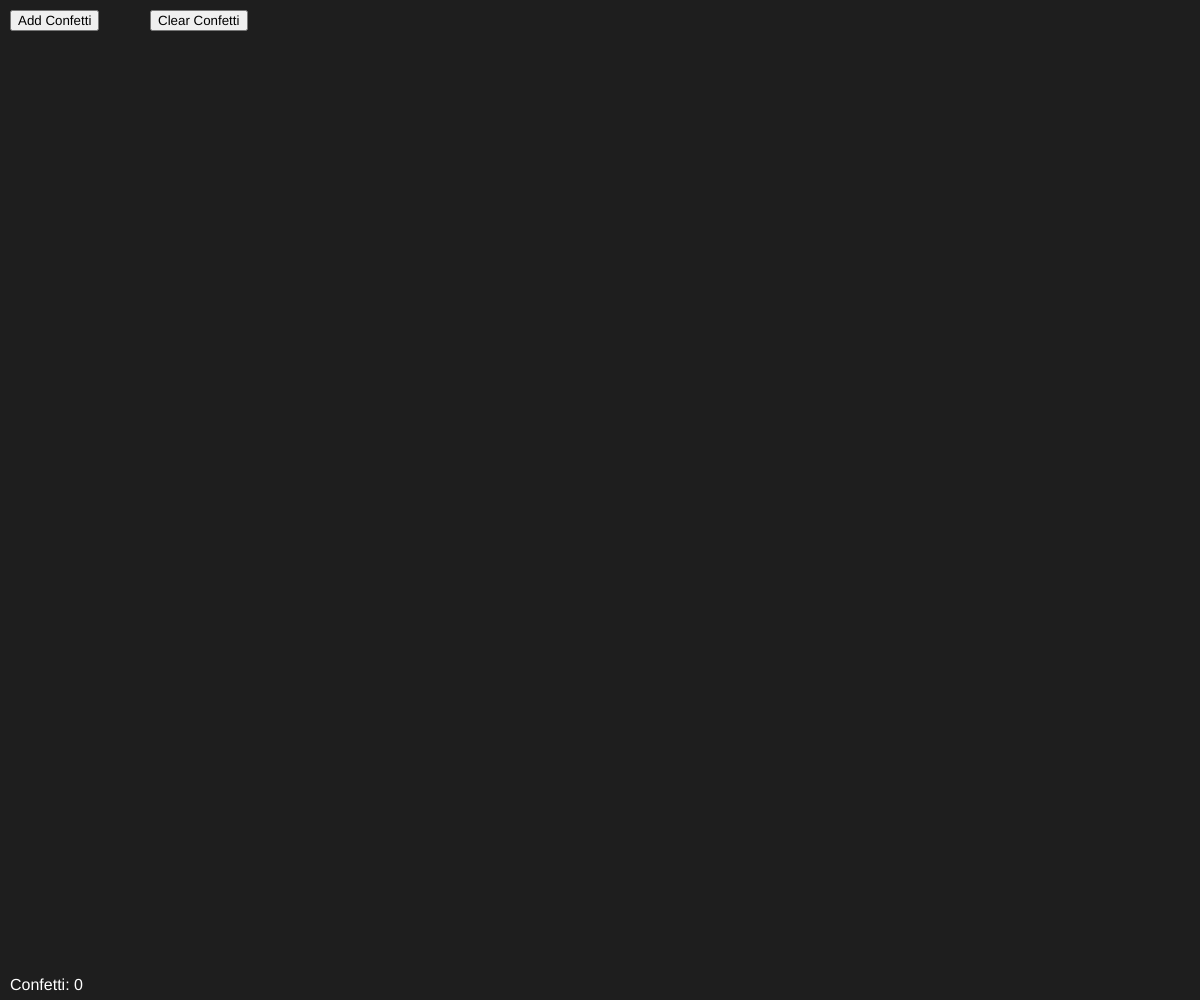
Frame 1 (no input)
Frame 60 (no input): identical to frame 1, image omitted
Frame 120 (the mouse pressed at the canvas centre since frame 60): identical to frame 1, image omitted

The p5.js sketch that drew this single still picture (run headless with seeded random() and noise() and a simulated clock; from frame 60 on, the mouse is pressed at the canvas centre):

// p5.js sketch
// ── sketch.js
let confetti = []; 

function setup() {
    createCanvas(windowWidth, windowHeight); 

    let addButton = createButton('Add Confetti');
    addButton.class('control-button');
    addButton.position(10, 10);
    addButton.mousePressed(() => {
        for (let i = 0; i < 50; i++) {
            confetti.push(new Confetti(random(width), random(-50, 0))); // https://p5js.org/reference/p5/random/
        }
    });

    let clearButton = createButton('Clear Confetti');
    clearButton.class('control-button');
    clearButton.position(150, 10);
    clearButton.mousePressed(() => {
        confetti = []; 
    });
}

function draw() {
    background(30);

    for (let i = confetti.length - 1; i >= 0; i--) {
        confetti[i].update();
        confetti[i].show();
        if (confetti[i].isOffScreen()) {
            confetti.splice(i, 1); 
        }
    }

    fill(255);
    textSize(16);
    text(`Confetti: ${confetti.length}`, 10, height - 10); // w3schools reference to interpolation to display the number of confetti pieces using template literals https://www.w3schools.com/js/js_string_templates.asp
}

function windowResized() {
    resizeCanvas(windowWidth, windowHeight); 
}

class Confetti { // class to create confetti objects https://p5js.org/reference/p5.Element/class/
    constructor(x, y) {
        this.x = x;
        this.y = y;
        this.vx = random(-1, 1); // random horizontal velocity https://p5js.org/reference/p5/random/
        this.vy = random(1, 3); // random vertical velocity https://p5js.org/reference/p5/random/
        this.size = random(5, 10); // random size for the confetti https://p5js.org/reference/p5/random/
        this.color = color(random(255), random(255), random(255)); // random color for the confetti https://p5js.org/reference/p5/random/
    }

    update() {
        this.x += this.vx;
        this.y += this.vy;
    }

    show() { 
        noStroke(); // disable outlines for the confetti https://p5js.org/reference/p5/noStroke/
        fill(this.color);
        ellipse(this.x, this.y, this.size);
    }

    isOffScreen() {
        return this.y > height;
    }
}
// ── style.css
body {
    margin: 0;
    font-family: monospace;
    color: white;
    background-attachment: fixed;
    background-size: cover;
    background-position: center center;
    overflow: hidden; 
}

.control-button {
    padding: 10px 20px;
    font-size: 14px;
    font-family: monospace;
    background-color: #E9A5F1;
    color: white;
    border: none;
    border-radius: 5px;
    cursor: pointer;
    position: absolute;
    z-index: 10; 
}

.control-button:hover {
    background-color: #E9A5F1;
}
